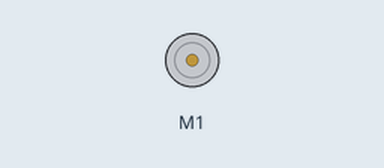
This program was run on a simulated BBC micro:bit (MakeCode). On the bench: DC motor (green arrow = forward, orange = backward, longer = faster).

Above: at 0.13 s.
Timing chart, 0 to 3.0 s (numbered marks = the images above):
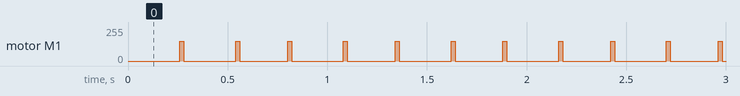

Measured:
- by itself, motor M1: alternates forward 150/255 for 0.02 s and stopped for 0.25 s

The program:

main.ts
```typescript
basic.forever(function () {
    robotbit.MotorRunDual(
    robotbit.Motors.M1A,
    150,
    robotbit.Motors.M1A,
    -150
    )
    robotbit.MotorRunDual(
    robotbit.Motors.M1A,
    -150,
    robotbit.Motors.M1A,
    150
    )
    robotbit.MotorRunDual(
    robotbit.Motors.M1A,
    -150,
    robotbit.Motors.M1A,
    0
    )
    robotbit.MotorRunDual(
    robotbit.Motors.M1A,
    150,
    robotbit.Motors.M1A,
    0
    )
})
```

test.ts
```typescript
// 在這裡測試；當此封包作為擴充功能時，將不會編譯此內容。
```
